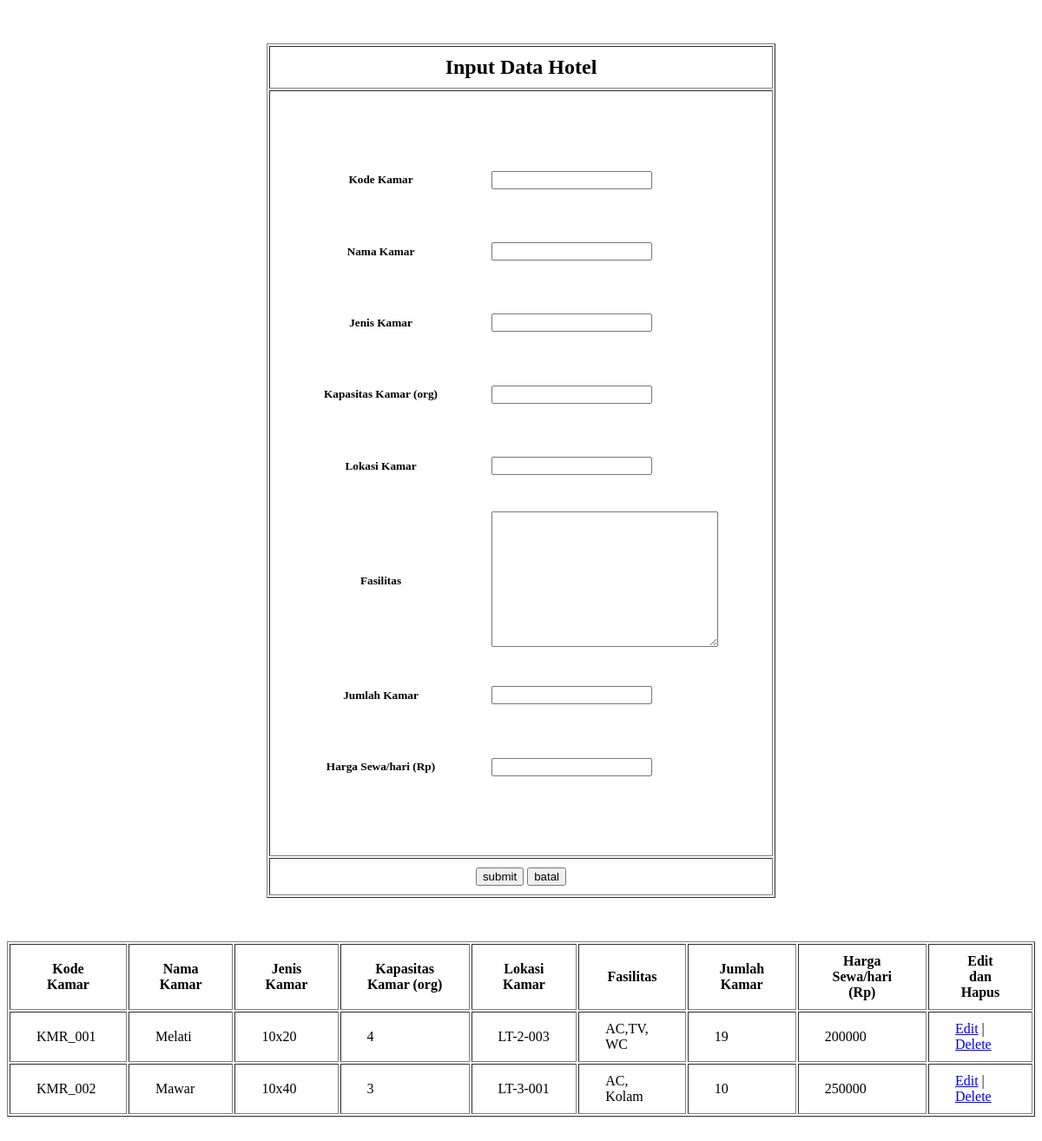
The page /kamar/tambah_kamar.php on the database as committed earlier.
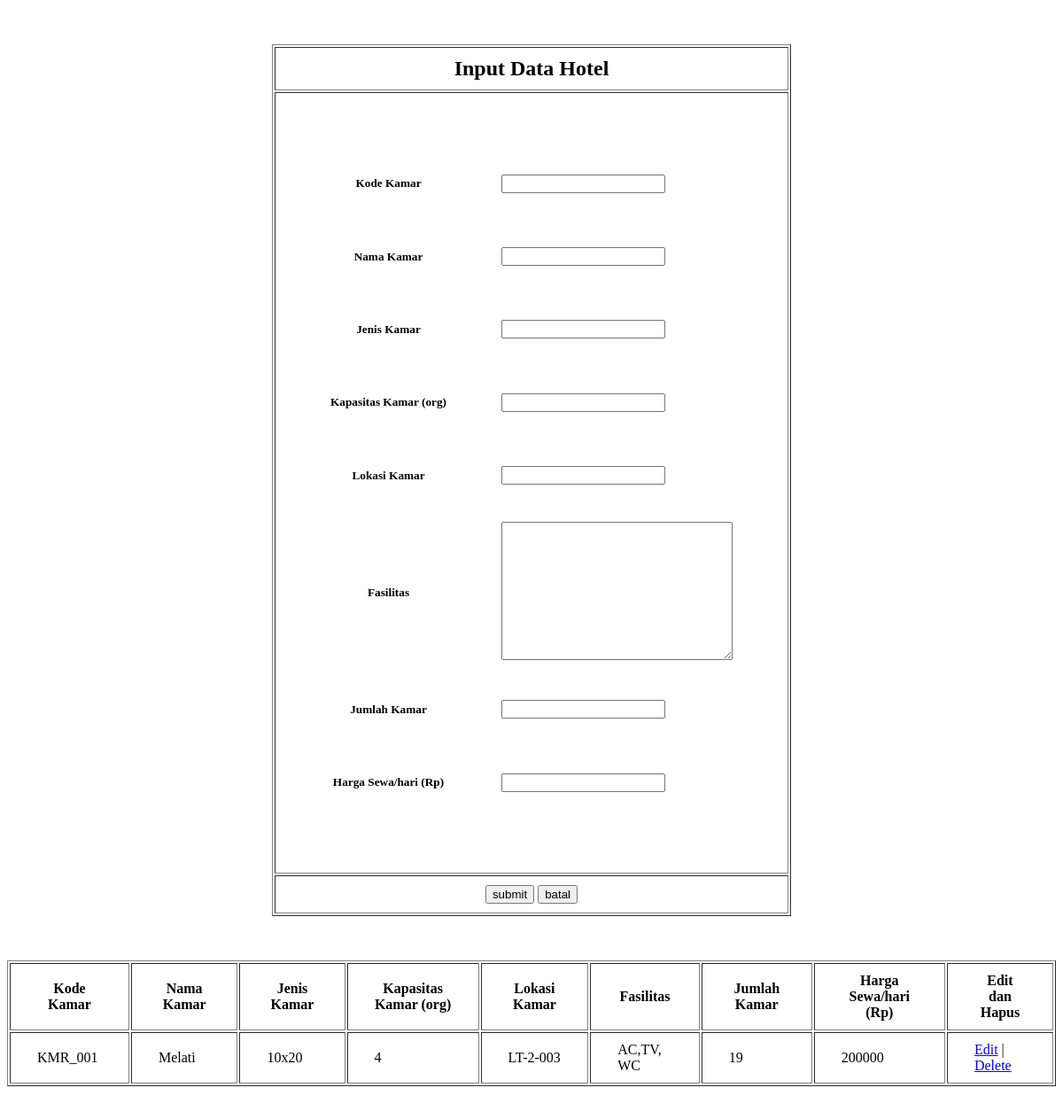
The same page on the database as committed later.
### tables this page shows
CREATE TABLE `data_hotel` (
  `id` int(11) NOT NULL,
  `kd_kamar` varchar(7) NOT NULL,
  `nm_kamar` varchar(20) DEFAULT NULL,
  `jns_kamar` varchar(15) DEFAULT NULL,
  `kps_kamar` int(2) DEFAULT NULL,
  `lok_kamar` varchar(10) DEFAULT NULL,
  `fas_kamar` text DEFAULT NULL,
  `jml_kamar` int(4) DEFAULT NULL,
  `hrg_sewa` int(10) DEFAULT NULL
);

### kamar/tambah_kamar.php (the view, shortened to what this page needs)
<?php
include_once("../conn.php");
$result = mysqli_query($conn, "SELECT * FROM data_hotel");
?>
<!DOCTYPE html>
<html lang="en">
<head>
</head>
<body>
<center>
        <table border="1">
            <form action="./create.php" method="post">
            <tr>
                <td>
                    <h2 style="text-align:center; margin:0;" id="judul">Input Data Hotel</h2>
                </td>
            </tr>
            <tr>
                <td>
                        <table>
                            <tr>
                                <th>
                                    <h5>Kode Kamar</h5>
                                </th>
                                <td>
                                    <input type="text" name="kd_kamar">
                                </td>
                            </tr>
                            <tr>
                                <th>
                                    <h5>Nama Kamar</h5>
                                </th>
                                <td>
                                    <input type="text" name="nm_kamar">
                                </td>
                            </tr>
                            <tr>
                                <th>
                                    <h5>Jenis Kamar</h5>
                                </th>
                                <td>
                                    <input type="text" name="jns_kamar">
                                </td>
                            </tr>
                            <tr>
                                <th>
                                    <h5>Kapasitas Kamar (org)</h5>
                                </th>
                                <td>
                                    <input type="number" name="kapasitas">
                                </td>
                            </tr>
                            <tr>
                                <th>
                                    <h5>Lokasi Kamar</h5>
                                </th>
                                <td>
                                    <input type="text" name="lok_kamar">
                                </td>
                            </tr>
                            <tr>
                                <th>
                                    <h5>Fasilitas</h5>
                                </th>
                                <td>
                                    <textarea name="fasilitas" id="fasilitas" cols="30" rows="10"></textarea>
                                </td>
                            </tr>
                            <tr>
                                <th>
                                    <h5>Jumlah Kamar</h5>
                                </th>
                                <td>
                                    <input type="number" name="jum_kamar">
                                </td>
                            </tr>
                            <tr>
                                <th>
                                    <h5>Harga Sewa/hari (Rp)</h5>
                                </th>
                                <td>
                                    <input type="number" name="sewa">
                                </td>
                            </tr>
                        </table>
                    </td>
                </tr>
                <tr>
                    <td>
                        <center>
                            <button type="submit">submit</button>
                            <button type="reset">batal</button>
                        </center>
                    </td>
                </tr>
            </form>
        </table>
        <table border="1">
            <tr>
                <th>Kode Kamar</th>
                <th>Nama Kamar</th>
                <th>Jenis Kamar</th>
                <th>Kapasitas Kamar (org)</th>
                <th>Lokasi Kamar</th>
                <th>Fasilitas</th>
                <th>Jumlah Kamar</th>
                <th>Harga Sewa/hari (Rp)</th>
                <th>Edit dan Hapus</th>
            </tr>
            <?php
            while($data = mysqli_fetch_array($result)) {
                echo "<tr>";
                echo "<td>".$data['kd_kamar']."</td>";
                echo "<td>".$data['nm_kamar']."</td>";
                echo "<td>".$data['jns_kamar']."</td>";
                echo "<td>".$data['kps_kamar']."</td>";
                echo "<td>".$data['lok_kamar']."</td>";
                echo "<td>".$data['fas_kamar']."</td>";
                echo "<td>".$data['jml_kamar']."</td>";
                echo "<td>".$data['hrg_sewa']."</td>";
                echo "<td><a href='edit.php?id=$data[id]'>Edit</a> | <a href='delete.php?id=$data[id]'>Delete</a></td></tr>";
            }
        ?>
        </table>
    </center>
</body>
</html>

### kamar/tambah_kamar.php (style rules this page uses)
table { margin: 50px 0; }
tr,th,td { padding: 10px 30px; }

Rows that differ between the two databases and show on the page:
removed data_hotel: kd_kamar "KMR_002", nm_kamar "Mawar", jns_kamar "10x40", kps_kamar "3", lok_kamar "LT-3-001", fas_kamar "AC, Kolam", jml_kamar "10", hrg_sewa "250000"
